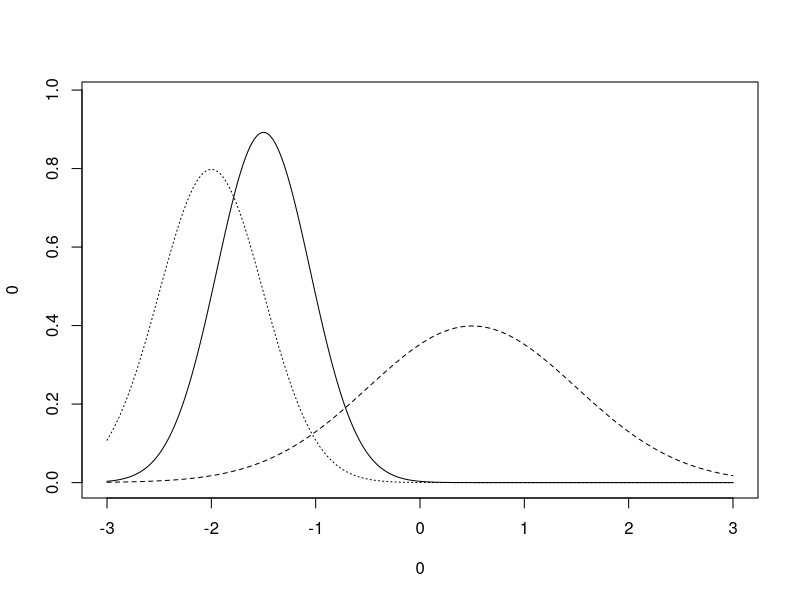
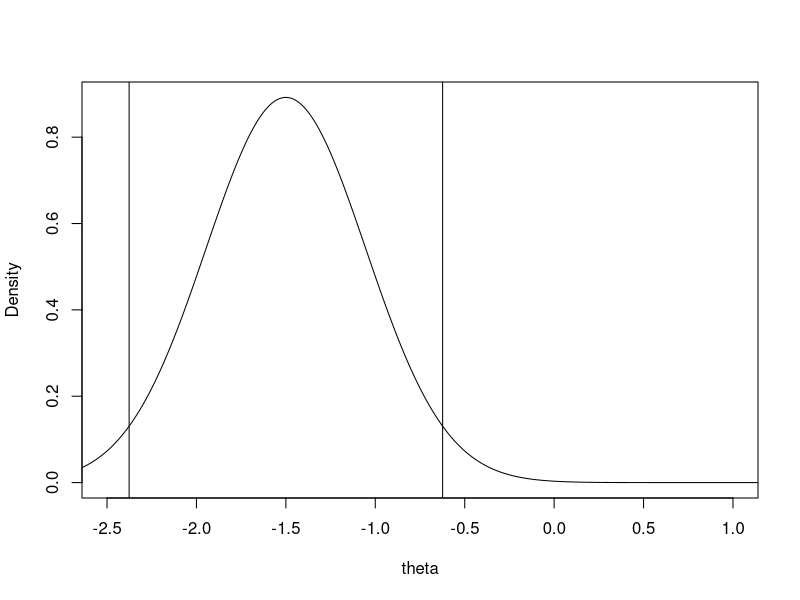
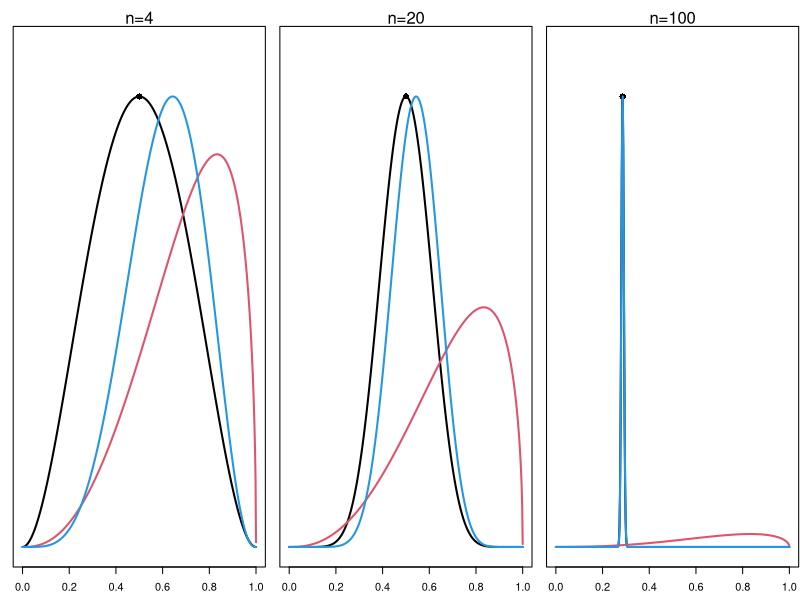
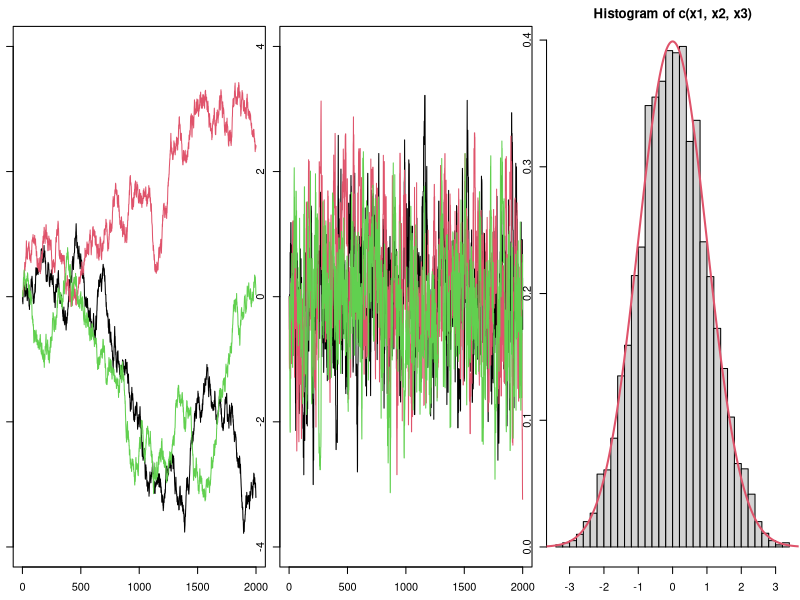
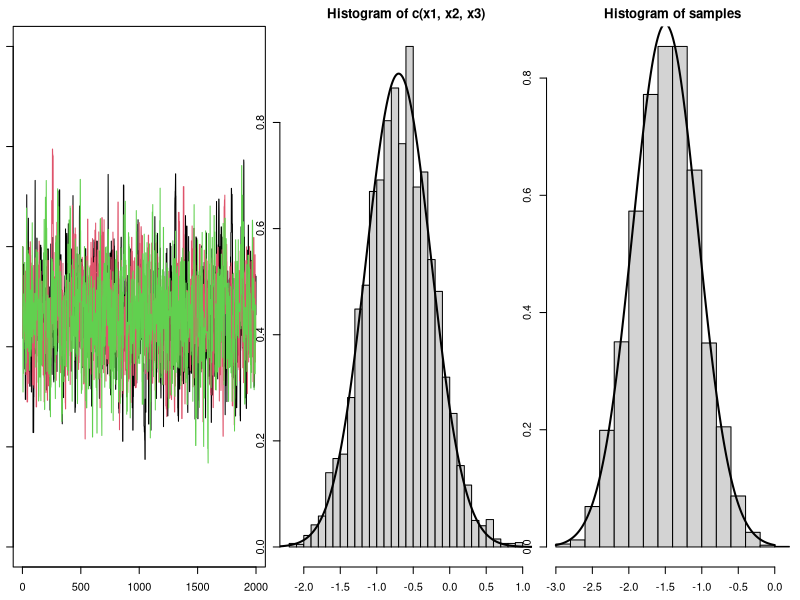
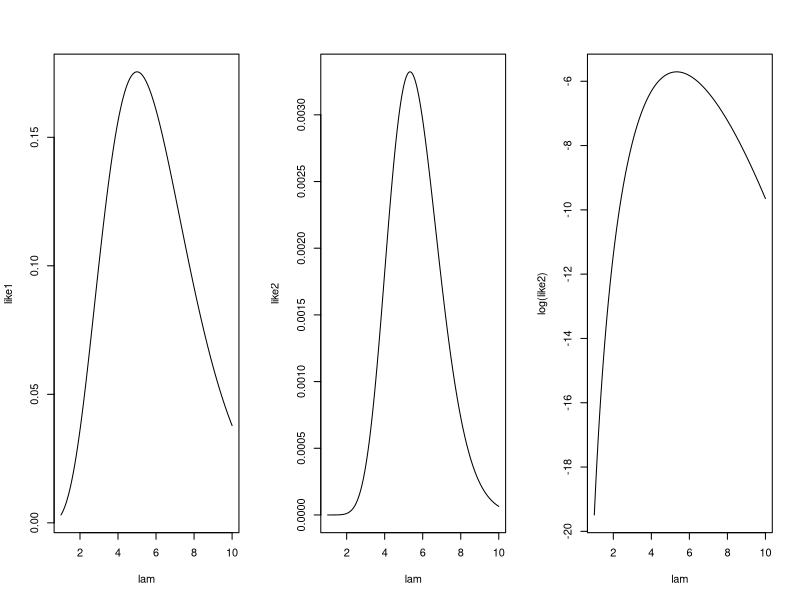

Recreate these plots in R, in order.


## Exercise 1
lam <- seq(1,10, len=1000)
like1 <- dpois(x=5, lambda=lam)
png('exercise1.png', width=9, height=3, units='in', res=500)
par(mfrow=c(1,3))
plot(lam, like1, type='l')
like2 <- sapply(lam, function(i) prod(dpois(x=c(5,4,7), lambda=i)))
plot(lam, like2, type='l')
plot(lam, log(like2), type='l')
dev.off()

## normal-normal posterior
y <- .5 # observed
sigma <- 1 # assume known
theta <- seq(-3,3, len=10000) # parameter
mu0 <- -2 # prior mean
tau0 <- .5 # prior SD
prior <- dnorm(theta, mean=mu0, sd=tau0)
like <- dnorm(y, mean=theta, sd=sigma)
## Posterior calculations (mean and SD)
mu1 <- (mu0/tau0^2 + y/sigma^2) / (1/tau0^2 + 1/sigma^2)
tau1 <- sqrt(1 / (1/tau0^2 + 1/sigma^2))
posterior <- dnorm(theta, mean=mu1, tau1)


## Make plot of all 3
ymax <- max(c(prior, like, posterior))
plot(0,0, type='n', xlim=range(theta), ylim=c(0, 1.1*ymax))
lines(theta, prior, lty=3)
lines(theta, like, lty=2)
lines(theta, posterior)

## Area to left of 0 [ P(theta<0) ]
pnorm(q=0, mean=mu1, sd=tau1)
plot(theta, posterior, type='l', ylab='Density', xlim=c(-2.5,1))
## 95% confidence interval
CI <- qnorm(p = c(0.025, 0.975), mean=mu1, sd=tau1)
abline(v=CI)

### Monte Carlo integration. Approximates integrals with percentages of
### samples
## First with only 10 samples
x <- rnorm(10, mean=mu1, sd=tau1)
mean(x<0)
quantile(x, probs=c(0.025, 0.975))
## It improves with more samples:
x <- rnorm(1e6, mean=mu1, sd=tau1)
mean(x<0)
quantile(x, probs=c(0.025, 0.975))

library(stats)
## This function plots the beta prior, binomial likelihood, and posterior
## beta-binomial for given inputs. Intervals can be added.
plot.beta.binomial <- function(deaths=5, survivors=4, alpha=1.5,
                               beta=1.5, Bayesian=TRUE, Intervals=FALSE){
  ## Calculate the distributions
  alpha <- max(alpha, .001)
  beta <- max(beta, .001)
  num.trials <- deaths+survivors
  p.seq <- seq(0.00001,.99999, len=500)
  likelihood <- dbinom(x=survivors, size=num.trials, prob=p.seq)
  prior <- dbeta(x=p.seq, alpha, beta)
  param1 <- alpha+survivors
  param2 <-  num.trials-survivors+beta
  posterior <- dbeta(x=p.seq, param1,param2)
  ## Scale them for plotting
  scale <- .9
  likelihood <- likelihood*scale/max(likelihood)
  density.max <- max(c(prior, posterior))
  prior <- prior*scale/density.max
  posterior <- posterior*scale/density.max
  p.hat <- survivors/num.trials        # the MLE
  if(Intervals){
    CI.x <- qbeta(p=c(.025, .975), param1, param2)
    CI.y <- dbeta(CI.x, param1, param2)*scale/density.max
    p.hat.se <-sqrt( p.hat*(1-p.hat)/num.trials)
    p.CI <- c(-1.96*p.hat.se + p.hat, 1.96*p.hat.se+p.hat)
  }
  ## Plot them
  plot(p.seq, likelihood, type="l", lwd=2, col=1, ylab=NA,
       axes=FALSE,xlab="Probability of survival (p)",
       xlim=c(0,1), ylim=c(0,1))
  ## mtext(side=3, text="Beta-Binomial", line=1, cex=2.5)
  ## mtext(side=2, text="Scaled Likelihood/Density", line=1)
  axis(1); box()
  points(p.hat, scale, cex=1.25, pch=16)
  if(Bayesian){
    lines(p.seq, prior, lwd=2, col=2)
    lines(p.seq, posterior, lwd=2, col=4)
  }
  ## par(xpd=TRUE)
  # legend(x=0, y=1.05,
  #        legend=c("Likelihood", "Conf. Interval",
  #                 "Prior", "Posterior", "Cred. Interval"),
  #        col=c(1,1,2,4,4), ncol=1, lty=c(1,2,1,1,2),
  #        bty="n", lwd=2)
  ## Add confidence intervals and posterior credible intervals
  if(Intervals){
    if(Bayesian){
      points(CI.x, c(0,0), pch=16, col=4)
      segments(x0=c(CI.x[1], CI.x[2],CI.x[1]),
               x1=c(CI.x[1], CI.x[2],CI.x[2]),
               y0=c(0,0,0), y1=c(CI.y[1], CI.y[2],0),
               lwd=2, lty=2, col=4)
    }
    points(x=p.CI, y=c(scale,scale), pch=16)
    lines(p.CI, y=c(scale,scale), lwd=2, lty=2)
  }
}

## Demonstration of what happens to posterior with increasing data for the
## beta-binomial example.
par(mfrow=c(1,3), mar=c(2.5,1,2,.1))
plot.beta.binomial(2,2, alpha=3.5, beta=1.5, Intervals=FALSE)
mtext('n=4')
plot.beta.binomial(10,10, alpha=3.5, beta=1.5, Intervals=FALSE)
mtext('n=20')
plot.beta.binomial(5000,2000, alpha=3.5, beta=1.5, Intervals=FALSE)
mtext('n=100')



### A very brief demonstration of Markov chains.
## A simple Markov chain
set.seed(5324)
Niter <- 2000
mc <- function(Niter){
  x <- rep(NA,Niter)
  x[1] <- 0
  for(i in 2:Niter){
    x[i] <- x[i-1]+runif(1,-.5,.5)
  }
  return(x)
}
x1 <- mc(Niter)
plot(x1, type='l', ylim=c(-20,20))

## Run two more
set.seed(24123)
x2 <- mc(Niter)
x3 <- mc(Niter)
lines(x2, col=2)
lines(x3, col=3)
## These "chains" wander randomly.


### Metropolis MCMC; Niter is the number of samples; f is the un-normalized
### pdf function; x0 is the initial value; U controls how big of values
### are proposed from a uniform distribution.
mcmc <- function(Niter, f, x0=0, U=1){
  x <- rep(NA,Niter)
  x[1] <- x0
  for(i in 2:Niter){
    new <- x[i-1]+runif(1,-U,U)
    if( f(new)/f(x[i-1]) > runif(1)){
      ## Update or "accept" this new point
      x[i] <- new
    } else {
      ## Stay at previous point
      x[i] <- x[i-1]
    }
  }
  return(x)
}

f <- function(x) dnorm(x, 0, 1) # returns probablity density
f(0)/f(.5)
f(1)/f(.5)
mean(f(1)/f(.5) > runif(1e6))
f(10)/f(.5)


Niter <- 2000
set.seed(23523)
plot(0, type='n', xlim=c(1,Niter), ylim=c(-4,4))
x1 <- mcmc(Niter, f=f)
x2 <- mcmc(Niter, f=f)
x3 <- mcmc(Niter, f=f)
lines(x1, col=1)
lines(x2, col=2)
lines(x3, col=3)

## These chains have a "limiting distribution"... what is it?
hist(c(x1,x2,x3), freq=FALSE, breaks=30)
lines(xseq <- seq(-4,4, len=1000), dnorm(xseq, 0,1), lwd=2, col=2)
## It is the density f! (Standard normal in this case)

## From the example last week with conjugacy. Let's assume we can't
## calculate the constant
y <- .5 # observed data point
sigma <- 1 # assumed known variance
mu0 <- -1 # prior mean
tau0 <- .5 # prior SD

## We can calculate the posterior density without the constant like this
f2 <- function(theta){
  likelihood <- exp(-(y-theta)^2/(2*sigma^2))
  prior <- exp(-(theta-mu0)^2/(2*tau0^2))
  post <- likelihood * prior
  return(post)
}

Niter <- 2000
set.seed(98347)
plot(0, type='n', xlim=c(1,Niter), ylim=c(-3,2))
x1 <- mcmc(Niter, f=f2)
x2 <- mcmc(Niter, f=f2)
x3 <- mcmc(Niter, f=f2)
lines(x1, col=1)
lines(x2, col=2)
lines(x3, col=3)

## Did it give us the distribution we calculated analytically before?
hist(c(x1,x2,x3), freq=FALSE, breaks=30)
mu1 <- (mu0/tau0^2 + y/sigma^2) / (1/tau0^2 + 1/sigma^2)
tau1 <- sqrt(1 / (1/tau0^2 + 1/sigma^2))
lines(xseq <- seq(-4,4, len=1000),
      dnorm(xseq, mu1, tau1), lwd=2)
### So the Markov chain give us samples from a posterior even if we dont
### know the constant. We just need to calculate the likelihood and
### prior. We can always do this.

## Exercise: normal-normal posterior with MCMC
y <- .5 # observed
sigma <- 1 # assume known
mu0 <- -2 # prior mean
tau0 <- .5 # prior SD
prior <- function(theta) dnorm(theta, mean=mu0, sd=tau0)
like <- function(theta) dnorm(y, mean=theta, sd=sigma)
## Does not include the constant
posterior <- function(theta) like(theta)*prior(theta)
samples <- mcmc(Niter=5000, f=posterior, x0=0, U=1)
hist(samples, probability=TRUE)

## Analytical Posterior calculations (mean and SD)
theta <- seq(-3,0, len=1000) # parameter
mu1 <- (mu0/tau0^2 + y/sigma^2) / (1/tau0^2 + 1/sigma^2)
tau1 <- sqrt(1 / (1/tau0^2 + 1/sigma^2))
posterior2 <- dnorm(theta, mean=mu1, tau1)
lines(theta, posterior2, lwd=2)
## Compare inference
quantile(samples, probs=c(.025, .975))
qnorm(p=c(0.025, .975), mu1, tau1)


